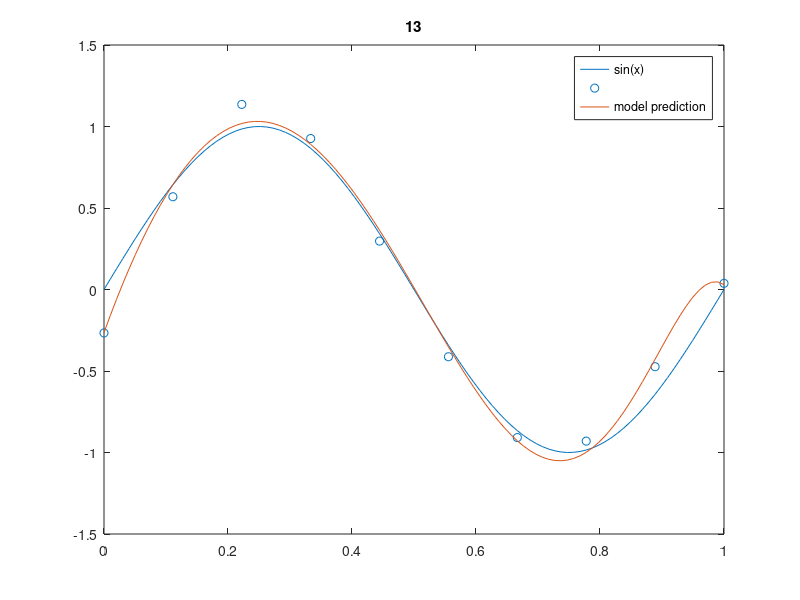

Reproduce this figure in MATLAB.
close all
clear all
clc
rng(1);
%defining constant values, you can change this values
order=13; %the order of polynomial
data_size=10;%number of data points
step_size = 0.05;%step size of gradient desccent algorithm
itration_num = 100000;%number of times that gradient descent runs
%creat and visualize dataset
x = linspace(0,1,data_size);
z = linspace(0,1,100);
y = (sin(2*pi*x) + 0.1*randn(1,10))';
plot(z,sin(2*pi*z))
hold on
scatter(x,y)
hold on
%creating mapping features
X = zeros(data_size,order);
for i = 1:order
    X(:,i) = x.^i;
end
X = [ones(data_size,1) , X];
%gradient descent algorithm
teta = [1;zeros(order,1)];
for j=1:itration_num
    teta = teta + step_size*(X'*((y - X*teta)));
end
f=zeros(100,order);
for i=1:order
    f(:,i) = z.^(i);
end
%evaluation and visualization of calculated model
f = [ones(100,1) f];
y_predict = f*teta;
plot(z,y_predict)
legend('sin(x)','','model prediction')
title(order)